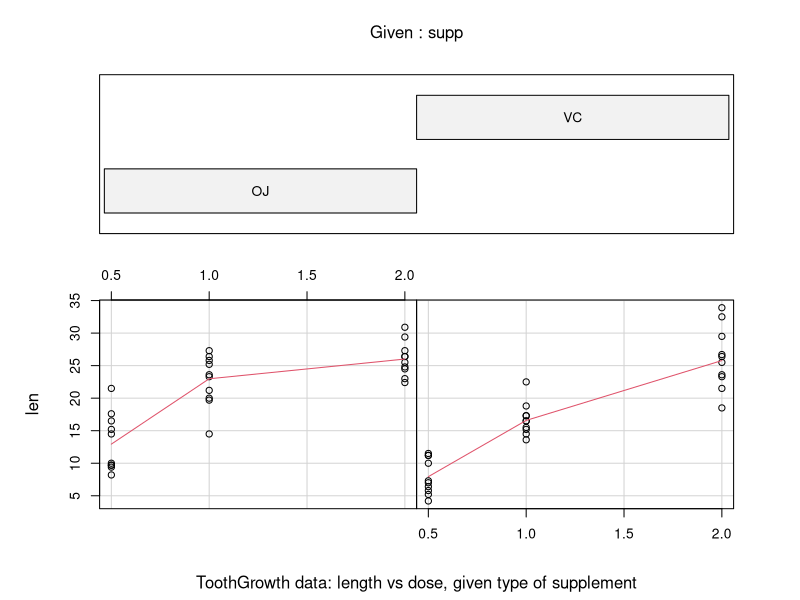
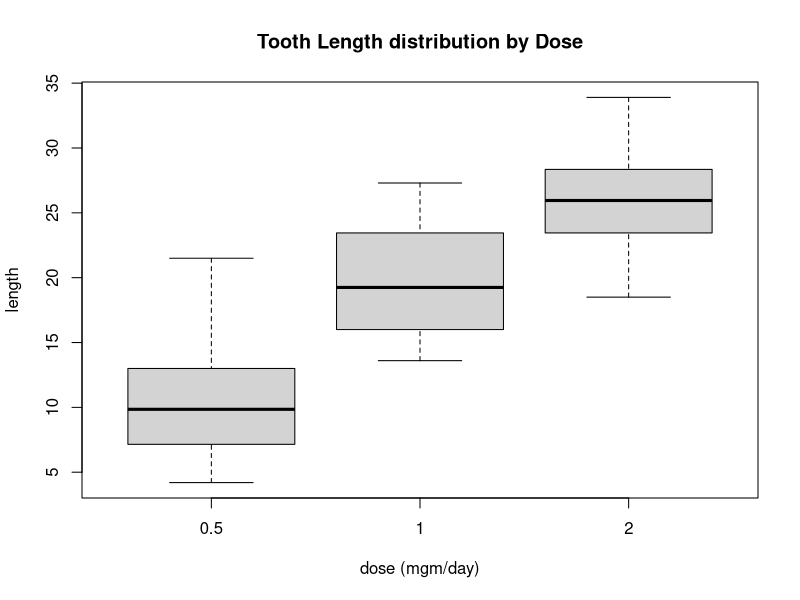
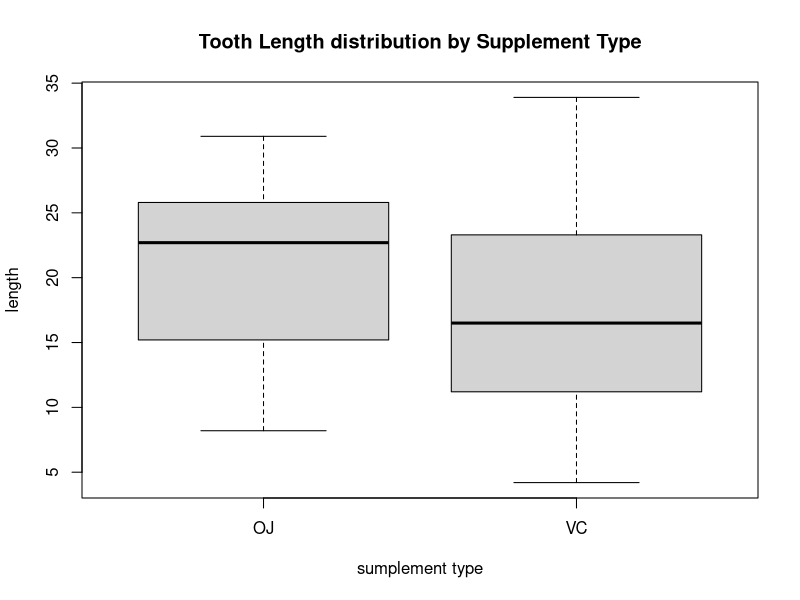

Write the R code that produced these figures, in order. (Note: this script raises an error after producing the figures.)
data(ToothGrowth)

head(ToothGrowth)

summary(ToothGrowth)

require(graphics)
coplot(len ~ dose | supp, data = ToothGrowth, panel = panel.smooth,
       xlab = "ToothGrowth data: length vs dose, given type of supplement")

table(ToothGrowth$supp, ToothGrowth$dose)

boxplot(len ~ dose, data = ToothGrowth, main = "Tooth Length distribution by Dose", ylab = "length", xlab = "dose (mgm/day)")
boxplot(len ~ supp, data = ToothGrowth, main = "Tooth Length distribution by Supplement Type", ylab = "length", xlab = "sumplement type")

library(datasets)
data("ChickWeight")
head(ChickWeight)


alpha <- 0.10

# for al dosis
t <- t.test(len ~ supp, paired = FALSE, var.equal = TRUE, data = ToothGrowth, alternative = "two.sided",conf.level = 1-alpha, mu = 6.92)
t$conf.int
t

ToothGrowth$dosef <- as.factor(ToothGrowth$dose)

# different test for each levels of doses
for (i in levels(ToothGrowth$dosef))
{
    s <- subset(ToothGrowth, dosef == i)
    test <- t.test(len ~ supp, paired = FALSE, var.equal = TRUE, data = s, alternative = "two.sided",conf.level = 1-alpha, mu = 0)
    cat("Dose = ",i,"; p-value:",test$p.value, "Confidence intervals:", test$conf.int, "\n") 
}




# Example from https://rexplorations.wordpress.com/2015/08/13/hypothesis-tests-2-sample-tests-ab-tests/

